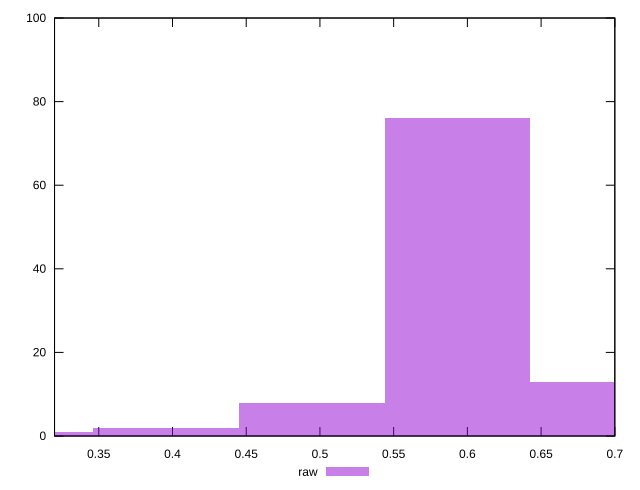

The gnuplot source for this figure:
reset

$raw <<EOF
0.4943627168599122 8
0.5932352602318947 76
0.692107803603877 13
0.29661763011594733 1
0.39549017348792975 2
EOF

set key outside below
set boxwidth 0.09887254337198244
set xrange [0.32:0.7]
set yrange [0:100]
set trange [0:100]
set style fill transparent solid 0.5 noborder
set terminal svg size 640, 490 enhanced background rgb 'white'
set output "reports/report_00027_2021-02-24T12-40-31.850Z/meta/score/samples/music/raw/histogram.svg"

plot $raw title "raw" with boxes

reset
